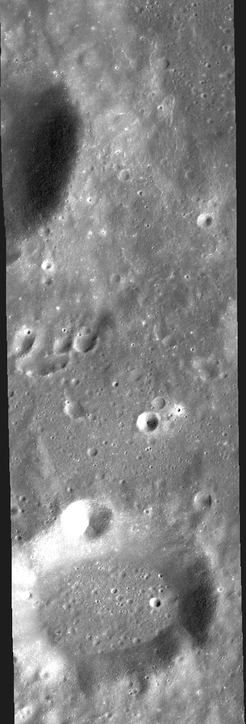
#> input picture data/moon1.png, 246 x 724 px, shrunk from 443 x 1303 before the run
$ python run_photoclinometry.py
#> lines starting #> are read from the running program, lines starting #| are printed output that depends on the picture
### sfs_photoclinometry/io_handler.py
import numpy as np
import rasterio
from rasterio.transform import from_gcps
from rasterio.control import GroundControlPoint
import imageio.v2 as imageio  # Use imageio.v2 to avoid deprecation warnings

def load_image(image_path: str) -> np.ndarray:
    """
    Loads a standard image (PNG, JPG) and prepares it for SFS.
    - Converts to grayscale if it's a color image.
    - Normalizes it to the [0, 1] range.
    """
    # Load image using imageio
    img_raw = imageio.imread(image_path)

    # If the image is color (RGB/RGBA), convert it to grayscale
    if img_raw.ndim == 3:
        # Handle RGB (3 channels) and RGBA (4 channels)
        if img_raw.shape[2] >= 3:
            # Use standard luminosity formula for grayscale conversion
            # L = 0.299*R + 0.587*G + 0.114*B
            rgb_weights = np.array([0.299, 0.587, 0.114])
            image_gray = np.dot(img_raw[...,:3], rgb_weights)
        else: # Should not happen with standard PNGs
            image_gray = img_raw[...,0]
    else:
        # Image is already grayscale
        image_gray = img_raw

    # Ensure data type is float for calculations
    image = image_gray.astype(np.float32)

    # Normalize image to have values between 0 and 1
    min_val, max_val = np.min(image), np.max(image)
    if max_val > min_val:
        image = (image - min_val) / (max_val - min_val)
    else:
        image = np.zeros_like(image)

    # Since PNG has no georeferencing, we only return the numpy array
    return image

def save_dem_as_geotiff(save_path: str, dem: np.ndarray, shape: tuple, config: dict):
    """
    Saves the DEM as a GeoTIFF file. This function is UNCHANGED.
    It works by taking the georeferencing data from the 'config' dictionary,
    not from the original input file.
    """
    height, width = shape
    corners = config["refined_corner_coords"]

    gcps = [
        GroundControlPoint(row=0, col=0, x=corners["upper_left"]["lon"], y=corners["upper_left"]["lat"]),
        GroundControlPoint(row=0, col=width-1, x=corners["upper_right"]["lon"], y=corners["upper_right"]["lat"]),
        GroundControlPoint(row=height-1, col=0, x=corners["lower_left"]["lon"], y=corners["lower_left"]["lat"]),
        GroundControlPoint(row=height-1, col=width-1, x=corners["lower_right"]["lon"], y=corners["lower_right"]["lat"]),
    ]
    transform = from_gcps(gcps)
    crs = "EPSG:4326"

    new_profile = {
        'driver': 'GTiff', 'height': dem.shape[0], 'width': dem.shape[1],
        'count': 1, 'dtype': dem.dtype, 'crs': crs, 'transform': transform,
        'nodata': -9999.0
    }

    with rasterio.open(save_path, 'w', **new_profile) as dst:
        dst.write(dem, 1)

def save_dem_as_obj(save_path: str, dem: np.ndarray):
    """
    Saves the DEM as a 3D Wavefront .obj file. This function is UNCHANGED.
    """
    height, width = dem.shape

    with open(save_path, 'w') as f:
        f.write("# 3D Model generated by Python SFS Photoclinometry\n")

        # Write vertices (v x y z)
        for i in range(height):
            for j in range(width):
                f.write(f"v {j} {height - 1 - i} {dem[i, j]}\n")

        # Write faces (f v1 v2 v3 v4)
        for i in range(height - 1):
            for j in range(width - 1):
                v1 = i * width + j + 1
                v2 = v1 + 1
                v3 = (i + 1) * width + j + 2
                v4 = v3 - 1
                f.write(f"f {v1} {v2} {v3} {v4}\n")

### sfs_photoclinometry/core.py
import numpy as np
from scipy.optimize import minimize
from scipy.ndimage import laplace
from tqdm import tqdm
from . import utils

# Use a class to manage optimization state cleanly
class SFSCallback:
    def __init__(self, max_iter):
        self.pbar = tqdm(total=max_iter, desc="L-BFGS-B Optimization")
        self.iteration = 0

    def __call__(self, xk):
        self.pbar.update(1)
        self.iteration += 1

    def close(self):
        self.pbar.close()

def sfs_cost_and_gradient(Z_flat, observed_image, light_vec, lambda_reg, shape):
    """
    Calculates cost and gradient for a single-step optimization.
    This is the core function passed to the SciPy optimizer.
    """
    # --- Reshape Z from flat to 2D ---
    Z = Z_flat.reshape(shape)

    # --- 1. Brightness Cost Term (like C++ e1) ---
    predicted_image = utils.calculate_predicted_image(Z, light_vec)
    brightness_error = observed_image - predicted_image
    brightness_cost = 0.5 * np.sum(brightness_error**2)

    # --- 2. Smoothness Cost Term (replaces C++ e3) ---
    laplacian_Z = laplace(Z, mode='constant', cval=0.0)
    smoothness_cost = 0.5 * np.sum(laplacian_Z**2)

    # --- 3. Total Cost ---
    total_cost = brightness_cost + lambda_reg * smoothness_cost

    # --- 4. Gradient of the Cost Function ---
    # Gradient = d(Cost)/dZ = d(brightness_cost)/dZ + lambda * d(smoothness_cost)/dZ

    # Gradient of brightness term (complex derivation using chain rule)
    p, q = np.gradient(Z)
    denom = (1 + p**2 + q**2)**1.5
    # Avoid division by zero
    denom[denom < 1e-9] = 1e-9

    term_p = light_vec[0] - light_vec[2] * p
    term_q = light_vec[1] - light_vec[2] * q

    # Partial derivatives of the error term w.r.t p and q
    dE_dp = brightness_error * (term_p / denom)
    dE_dq = brightness_error * (term_q / denom)

    # The gradient d(Cost)/dZ is the divergence of (dE/dp, dE/dq)
    # We use negative gradient because np.gradient's convention
    _, d_dx = np.gradient(dE_dp)
    d_dy, _ = np.gradient(dE_dq)
    brightness_gradient = -(d_dx + d_dy)

    # Gradient of smoothness term: lambda * ∇²(∇²Z) (bi-Laplacian)
    smoothness_gradient = laplace(laplacian_Z, mode='constant', cval=0.0)

    # --- Total Gradient ---
    total_gradient = brightness_gradient + lambda_reg * smoothness_gradient

    return total_cost, total_gradient.flatten()

def run_sfs_optimization(image: np.ndarray, config: dict):
    """Orchestrates and runs the L-BFGS-B optimization."""
    height, width = image.shape

    # 1. Get Light Vector from illumination geometry
    light_vec = utils.get_light_vector(
        config["sun_azimuth_deg"], config["sun_elevation_deg"]
    )
    print(f"Calculated Light Vector (X,Y,Z): {np.round(light_vec, 3)}")

    # 2. Initialize Height Map (Z)
    if config["initial_surface"] == "flat":
        Z_initial = np.zeros(image.shape, dtype=np.float32)
    else:
        # Placeholder for loading a coarse DEM
        raise NotImplementedError("Loading initial DEM not yet implemented.")

    # 3. Setup optimizer
    callback = SFSCallback(config["max_iterations"])

    result = minimize(
        fun=sfs_cost_and_gradient,
        x0=Z_initial.flatten(),
        args=(image, light_vec, config["regularization_lambda"], image.shape),
        method='L-BFGS-B',
        jac=True,  # Our function returns both cost and gradient
        options={'maxiter': config["max_iterations"], 'disp': False}, # disp=False to use our own progress bar
        callback=callback
    )
    callback.close()

    if not result.success:
        print(f"WARNING: Optimizer did not converge. Reason: {result.message}")

    # 4. Reshape final result to a 2D DEM
    final_dem = result.x.reshape(image.shape)

    return final_dem

def scale_dem_to_meters(dem: np.ndarray, shape: tuple, config: dict) -> np.ndarray:
    """Scales the relative DEM to physical units (meters)."""
    # Calculate pixel scale (meters per pixel)
    pixel_size_m = (config["detector_pixel_width_um"] * 1e-6) * \
                   (config["spacecraft_altitude_km"] * 1000) / \
                   (config["focal_length_mm"] * 1e-3)

    print(f"\nEstimated pixel scale: {pixel_size_m:.2f} m/pixel")

    # The output of SFS is Z/pixel_scale. To get Z, multiply by pixel_scale.
    scaled_dem = dem * pixel_size_m

    # Center the DEM around zero height
    scaled_dem -= np.mean(scaled_dem)

    return scaled_dem

### sfs_photoclinometry/visualization.py
import numpy as np
import matplotlib.pyplot as plt
from mpl_toolkits.mplot3d import Axes3D

def plot_depth_map(dem: np.ndarray, save_path: str):
    """Creates and saves a 2D colorized plot of the DEM."""
    plt.figure(figsize=(10, 8))
    plt.imshow(dem, cmap='terrain')
    plt.title("Reconstructed DEM (Depth Map)")
    plt.xlabel("X (pixels)")
    plt.ylabel("Y (pixels)")
    cbar = plt.colorbar()
    cbar.set_label("Height (meters)")
    plt.tight_layout()
    plt.savefig(save_path, dpi=150)
    plt.close()

def plot_3d_surface(dem: np.ndarray, save_path: str):
    """Creates and saves a 3D surface plot of the DEM."""
    height, width = dem.shape
    X, Y = np.meshgrid(np.arange(width), np.arange(height))

    fig = plt.figure(figsize=(12, 8))
    ax = fig.add_subplot(111, projection='3d')

    # Use a stride to plot large images faster
    stride = max(1, int(min(height, width) / 200))
    surf = ax.plot_surface(X, Y, dem, cmap='terrain', rstride=stride, cstride=stride,
                           linewidth=0, antialiased=False)

    ax.set_title("Reconstructed 3D Surface", fontsize=16)
    ax.set_xlabel("X (pixels)")
    ax.set_ylabel("Y (pixels)")
    ax.set_zlabel("Height (meters)")

    # Make aspect ratio more realistic
    ax.set_box_aspect((width, height, 0.3 * max(width, height)))

    fig.colorbar(surf, shrink=0.6, aspect=10, label="Height (meters)")
    plt.tight_layout()
    plt.savefig(save_path, dpi=150)
    plt.close()

### sfs_photoclinometry/utils.py
import numpy as np

def get_light_vector(sun_azimuth_deg: float, sun_elevation_deg: float) -> np.ndarray:
    """
    Converts sun azimuth and elevation to a 3D unit light vector.
    Coordinate system: +X East, +Y North, +Z Up.
    Azimuth is clockwise from North.
    """
    az_rad = np.deg2rad(sun_azimuth_deg)
    el_rad = np.deg2rad(sun_elevation_deg)

    z = np.sin(el_rad)
    xy_proj = np.cos(el_rad)
    x = xy_proj * np.sin(az_rad)  # East
    y = xy_proj * np.cos(az_rad)  # North

    light_vec = np.array([x, y, z])
    return light_vec / np.linalg.norm(light_vec)


def calculate_surface_normals(Z: np.ndarray) -> np.ndarray:
    """Calculates surface normal vectors from the height map Z."""
    # Note: np.gradient returns (dy, dx) which corresponds to (q, p)
    q, p = np.gradient(Z)

    # Normal vector is (-p, -q, 1), then normalized.
    normals = np.stack([-p, -q, np.ones_like(Z)], axis=-1)

    # Calculate norms, keeping the last dimension for broadcasting
    norms = np.linalg.norm(normals, axis=2, keepdims=True)

    # --- THIS IS THE CORRECTED PART ---
    # To avoid division by zero for flat areas where norm is zero,
    # we create a safe version of the norms. We'll set any norm
    # smaller than a tiny epsilon to 1.0. This is safe because if the
    # norm is zero, the original normal vector was [0, 0, 0] anyway.
    safe_norms = np.maximum(norms, 1e-9)

    # Normalize each vector using broadcasting.
    # NumPy automatically handles dividing an (h, w, 3) array
    # by an (h, w, 1) array.
    normalized_normals = normals / safe_norms

    return normalized_normals

def calculate_predicted_image(Z: np.ndarray, light_vec: np.ndarray) -> np.ndarray:
    """Calculates the predicted image using the Lambertian reflectance model."""
    normals = calculate_surface_normals(Z)
    # Lambertian model: I = albedo * max(0, L · N)
    # We assume albedo=1 is baked into the observed image normalization.
    reflectance = np.dot(normals, light_vec)
    return np.maximum(0, reflectance)

### run_photoclinometry.py
import os
import time
from sfs_photoclinometry import io_handler, core, visualization

# --- USER INPUTS ---
SFS_INPUTS = {
    # --- File Paths (NOW A PNG) ---
    "image_path": "data/moon1.png",  # <--- CHANGED to a PNG file
    "output_dir": "output",

    # --- Illumination Geometry (Crucial for SFS) ---
    "sun_azimuth_deg": 101.554510,
    "sun_elevation_deg": 34.802249,

    # --- SFS Algorithm Parameters ---
    "initial_surface": "flat",
    "regularization_lambda": 5e-3,
    "max_iterations": 150,

    # --- Georeferencing & Scaling (Provided externally, not from image file) ---
    "spacecraft_altitude_km": 95.85,
    "focal_length_mm": 140.0,
    "detector_pixel_width_um": 7.0,
    "refined_corner_coords": {
        "upper_left":    {"lat": -0.180085, "lon": 257.530303},
        "upper_right":   {"lat": -0.201906, "lon": 256.909083},
        "lower_left":    {"lat": 29.781694, "lon": 257.122178},
        "lower_right":   {"lat": 29.758136, "lon": 256.403670},
    },
    "projection": "Selenographic",
}

def main():
    """Main function to run the Shape-from-Shading photoclinometry pipeline."""
    print("--- Starting Advanced Shape-from-Shading (Photoclinometry) Process ---")
    start_time = time.time()

    os.makedirs(SFS_INPUTS["output_dir"], exist_ok=True)
    print(f"Output will be saved to: {SFS_INPUTS['output_dir']}")

    print(f"Loading image: {SFS_INPUTS['image_path']}")
    try:
        # The load_image call now returns only the image array
        image = io_handler.load_image(SFS_INPUTS["image_path"]) # <--- MODIFIED
#> in load_image, img_raw is the input picture: shape (724, 246); min 4, max 255, mean 127.9
#> in load_image, `min_val, max_val = np.min(image), np.max(image)`: min_val = 4; max_val = 255
    except FileNotFoundError:
        print(f"ERROR: Input image not found at {SFS_INPUTS['image_path']}")
        print("Please place the image in the 'data/' directory.")
        return

    print("Running SFS optimization...")
    relative_dem = core.run_sfs_optimization(image, SFS_INPUTS)
#> in run_sfs_optimization, `result = minimize( fun=sfs_cost_and_gradient, x0=Z_initial.flatten(), ..`: result = 10 items
#> in run_sfs_optimization, `final_dem = result.x.reshape(image.shape)`:
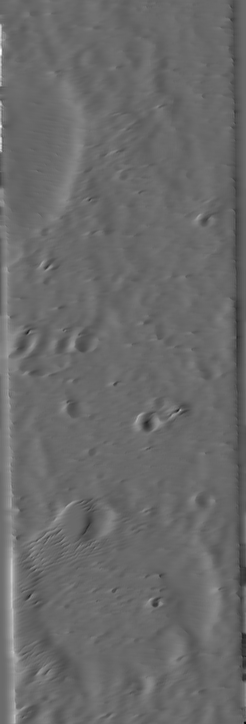
#> final_dem: shape (724, 246) float64; min -6.95, max 9.74, mean -0.0067; drawn with min black and max white

    scaled_dem = core.scale_dem_to_meters(relative_dem, image.shape, SFS_INPUTS)

    output_basename = os.path.join(SFS_INPUTS["output_dir"], "reconstructed_dem")
    print("\n--- Saving Outputs ---")

    print(f"Saving GeoTIFF DEM to: {output_basename}.tif")
    io_handler.save_dem_as_geotiff(f"{output_basename}.tif", scaled_dem, image.shape, SFS_INPUTS)
#> (the call stopped at in save_dem_as_geotiff, `gcps = [ GroundControlPoint(row=0, col=0, x=corners["upper_left"]["lon..`: rasterio is not available in this run)

    print(f"Saving OBJ 3D model to: {output_basename}.obj")
    io_handler.save_dem_as_obj(f"{output_basename}.obj", scaled_dem)

    vis_path_2d = os.path.join(SFS_INPUTS["output_dir"], "depth_map_visualization.png")
    print(f"Saving 2D depth map visualization to: {vis_path_2d}")
    visualization.plot_depth_map(scaled_dem, save_path=vis_path_2d)
#> in plot_depth_map, `plt.savefig(save_path, dpi=150)`:
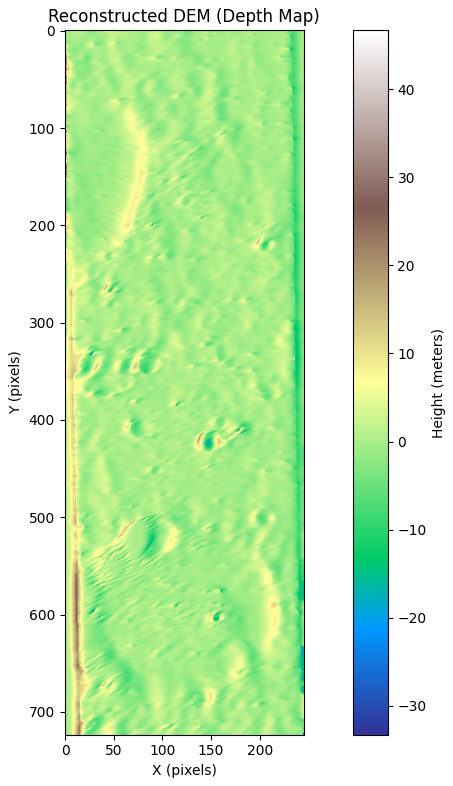
#> figure drawn by matplotlib, 2 panels

    vis_path_3d = os.path.join(SFS_INPUTS["output_dir"], "surface_3d_visualization.png")
    print(f"Saving 3D surface visualization to: {vis_path_3d}")
    visualization.plot_3d_surface(scaled_dem, save_path=vis_path_3d)
#> in plot_3d_surface, `surf = ax.plot_surface(X, Y, dem, cmap='terrain', rstride=stride, cstr..`:
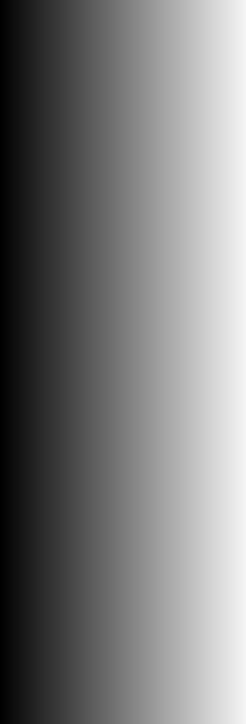
#> X: shape (724, 246) int64; min 0, max 245, mean 122.5
#> in plot_3d_surface, `plt.savefig(save_path, dpi=150)`:
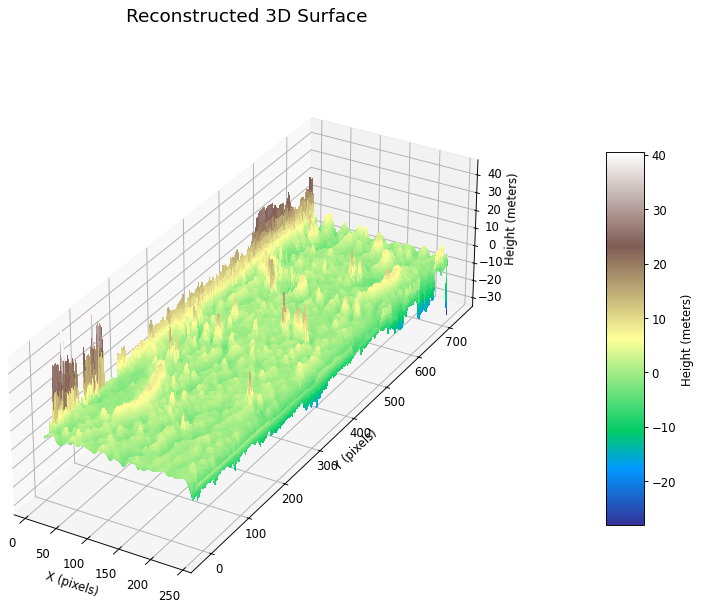
#> figure drawn by matplotlib, 2 panels

    print("\n--- Process Finished ---")
    end_time = time.time()
    print(f"Total execution time: {end_time - start_time:.2f} seconds")
    print(f"Reconstructed Surface Height (in meters):")
    print(f"  - Minimum Height: {scaled_dem.min():.2f} m")
#|   - Minimum Height: -33.30 m
    print(f"  - Maximum Height: {scaled_dem.max():.2f} m")
#|   - Maximum Height: 46.70 m
    print("--------------------------\n")

if __name__ == "__main__":
    main()
